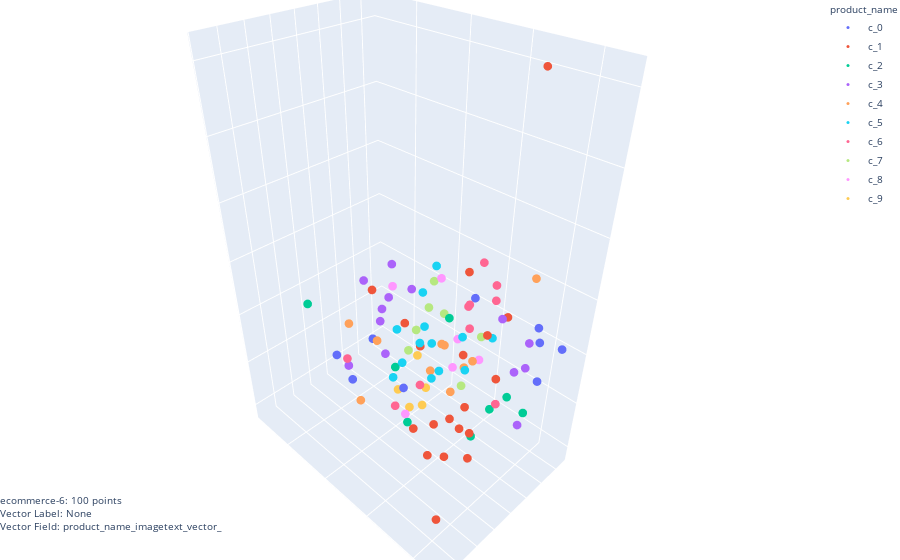

The notebook cell this image was saved under:
### Code cell
'''
If `cluster` specified, will override `colour_label` option and render cluster as legend
'''

dr = 'tsne'
cluster = 'kmedoids'

vector_label = "product_name"
vector_field = "product_name_imagetext_vector_"


client.projector.plot(
    dataset_id = dataset_id,
    vector_field = vector_field,
    number_of_points_to_render=100,
    
    ### Dimensionality reduction args
    dr = dr,
    dr_args = DIM_REDUCTION_DEFAULT_ARGS[ dr ], 

    ## Plot rendering args
    vector_label = None, 
    colour_label = vector_label,
    hover_label = [ vector_label, 'category' ],
    
    ### Cluster args
    cluster = cluster,
    cluster_args = {"n_clusters": 10, **CLUSTER_DEFAULT_ARGS[ cluster ]},
)

### Figure 1 — Plotly figure (JSON) as saved in the notebook; plotly's stock layout.template omitted (floating-point values rounded to 4 significant figures; data arrays with more than 128 entries replaced by an {"elided": "..."} marker saying what was removed)
{"data": [{"customdata": {"elided": "100x2 str values"}, "hovertemplate": "X: %{x}<br>Y: %{y}<br>product_name: %{customdata[0]}<br>category: %{customdata[1]}", "marker": {"size": 3, "symbol": "circle"}, "mode": "markers", "name": "c_0", "text": ["c_0", "c_0", "c_0", "c_0", "c_0", "c_0", "c_0", "c_0", "c_0"], "textposition": "top center", "type": "scatter3d", "x": [40.62, 23.55, 25.69, 44.99, -64.56, -28.9, -53.73, -55.01, -60.58], "y": [-55.67, -49.56, -14.44, -67.73, 41.58, 65.0, -14.47, 44.65, 63.04], "z": [-36.78, -1.995, -27.84, -16.31, -4.347, -4.532, 14.14, 17.38, 4.669]}, {"customdata": {"elided": "100x2 str values"}, "hovertemplate": "X: %{x}<br>Y: %{y}<br>product_name: %{customdata[0]}<br>category: %{customdata[1]}", "marker": {"size": 3, "symbol": "circle"}, "mode": "markers", "name": "c_1", "text": ["c_1", "c_1", "c_1", "c_1", "c_1", "c_1", "c_1", "c_1", "c_1", "c_1", "c_1", "c_1", "c_1", "c_1", "c_1", "c_1", "c_1", "c_1", "c_1"], "textposition": "top center", "type": "scatter3d", "x": [17.76, -9.786, 31.87, -17.43, -46.61, -46.57, 53.12, 33.57, 37.82, 60.27, -7.362, 2.034, -26.51, -7.979, 45.4, 49.87, -68.8, -34.52, 33.93], "y": [44.17, -86.28, 22.45, 10.82, 30.66, -16.39, 36.5, 38.36, 59.55, 29.67, 34.05, 21.53, -65.49, 44.27, 56.7, 44.01, 7.45, -54.83, 35.29], "z": [-37.62, 7.765, -34.29, -61.35, 207.4, 41.45, -38.04, -15.31, -34.66, -10.98, 32.49, 12.6, -24.45, -2.024, -1.718, -106.5, -1.146, -48.2, -56.71]}, {"customdata": {"elided": "100x2 str values"}, "hovertemplate": "X: %{x}<br>Y: %{y}<br>product_name: %{customdata[0]}<br>category: %{customdata[1]}", "marker": {"size": 3, "symbol": "circle"}, "mode": "markers", "name": "c_2", "text": ["c_2", "c_2", "c_2", "c_2", "c_2", "c_2", "c_2", "c_2"], "textposition": "top center", "type": "scatter3d", "x": [-31.87, -2.501, 0.1752, 3.686, 18.84, -13.02, -39.93, 34.23], "y": [55.25, -52.49, 32.38, 8.609, -137.3, 37.84, 34.06, -1.799], "z": [-45.63, -49.83, -64.07, 39.47, -18.6, -40.6, -49.73, -48.59]}, {"customdata": {"elided": "100x2 str values"}, "hovertemplate": "X: %{x}<br>Y: %{y}<br>product_name: %{customdata[0]}<br>category: %{customdata[1]}", "marker": {"size": 3, "symbol": "circle"}, "mode": "markers", "name": "c_3", "text": ["c_3", "c_3", "c_3", "c_3", "c_3", "c_3", "c_3", "c_3", "c_3", "c_3", "c_3", "c_3", "c_3"], "textposition": "top center", "type": "scatter3d", "x": [14.24, 10.4, -16.8, -36.53, -52.22, -5.227, 8.608, -3.192, -1.606, 15.28, -27.32, 2.594, 56.57], "y": [-41.11, -50.16, -48.09, 40.11, 14.04, 68.24, -54.79, 69.78, -53.94, -66.95, 55.44, -63.81, -39.36], "z": [36.72, -25.69, 24.6, -17.08, 10.14, -28.32, 15.52, 28.13, 52.23, 39.35, 26.11, -4.901, -1.43]}, {"customdata": {"elided": "100x2 str values"}, "hovertemplate": "X: %{x}<br>Y: %{y}<br>product_name: %{customdata[0]}<br>category: %{customdata[1]}", "marker": {"size": 3, "symbol": "circle"}, "mode": "markers", "name": "c_4", "text": ["c_4", "c_4", "c_4", "c_4", "c_4", "c_4", "c_4", "c_4", "c_4", "c_4"], "textposition": "top center", "type": "scatter3d", "x": [-18.7, -0.9936, -65.11, 46.79, -25.49, -8.82, 37.85, 0.9683, -22.64, 56.54], "y": [14.24, -12.14, 30.76, -48.41, -19.94, -8.347, -28.81, 10.63, 3.364, -27.95], "z": [-11.14, -26.38, 49.63, 26.68, -20.4, -1.886, 17.14, -31.7, -27.24, -28.37]}, {"customdata": {"elided": "100x2 str values"}, "hovertemplate": "X: %{x}<br>Y: %{y}<br>product_name: %{customdata[0]}<br>category: %{customdata[1]}", "marker": {"size": 3, "symbol": "circle"}, "mode": "markers", "name": "c_5", "text": ["c_5", "c_5", "c_5", "c_5", "c_5", "c_5", "c_5", "c_5", "c_5", "c_5", "c_5", "c_5", "c_5"], "textposition": "top center", "type": "scatter3d", "x": [42.69, 21.24, -25.59, 51.35, 29.74, 40.19, 56.41, 24.24, -41.18, 22.94, 46.16, 37.63, -49.26], "y": [-3.284, -2.481, 25.46, 1.474, 16.45, 19.33, 15.48, 41.47, -59.21, 36.78, 38.07, 24.18, -52.21], "z": [45.22, 20.8, 13.95, 10.87, 37.09, 59.19, 36.42, 25.8, 2.954, 50.59, 37.32, 15.88, 28.65]}, {"customdata": {"elided": "100x2 str values"}, "hovertemplate": "X: %{x}<br>Y: %{y}<br>product_name: %{customdata[0]}<br>category: %{customdata[1]}", "marker": {"size": 3, "symbol": "circle"}, "mode": "markers", "name": "c_6", "text": ["c_6", "c_6", "c_6", "c_6", "c_6", "c_6", "c_6", "c_6", "c_6", "c_6"], "textposition": "top center", "type": "scatter3d", "x": [-35.79, 71.89, 11.89, 28.85, -64.05, -28.83, -30.93, -53.77, -33.15, 49.3], "y": [18.42, -21.07, 59.78, 5.446, -28.92, 0.07491, -0.1987, 4.757, 6.987, 0.9589], "z": [38.68, 26.62, -1.226, -8.979, -7.588, 28.91, 4.869, 36.15, 67.44, -18.33]}, {"customdata": {"elided": "100x2 str values"}, "hovertemplate": "X: %{x}<br>Y: %{y}<br>product_name: %{customdata[0]}<br>category: %{customdata[1]}", "marker": {"size": 3, "symbol": "circle"}, "mode": "markers", "name": "c_7", "text": ["c_7", "c_7", "c_7", "c_7", "c_7", "c_7", "c_7"], "textposition": "top center", "type": "scatter3d", "x": [-14.92, -30.59, 5.272, -5.189, 13.54, -48.32, -9.499], "y": [-23.38, -25.95, 24.01, -18.97, -21.4, -1.581, -35.78], "z": [45.43, 5.214, -13.25, 28.89, -2.411, -14.5, -4.62]}, {"customdata": {"elided": "100x2 str values"}, "hovertemplate": "X: %{x}<br>Y: %{y}<br>product_name: %{customdata[0]}<br>category: %{customdata[1]}", "marker": {"size": 3, "symbol": "circle"}, "mode": "markers", "name": "c_8", "text": ["c_8", "c_8", "c_8", "c_8", "c_8", "c_8"], "textposition": "top center", "type": "scatter3d", "x": [25.65, -39.27, -2.282, -55.76, 75.96, -54.4], "y": [-24.82, -21.89, -5.227, -7.57, 37.9, -30.43], "z": [60.83, -54.16, 63.32, -47.29, 20.76, -37.62]}, {"customdata": {"elided": "100x2 str values"}, "hovertemplate": "X: %{x}<br>Y: %{y}<br>product_name: %{customdata[0]}<br>category: %{customdata[1]}", "marker": {"size": 3, "symbol": "circle"}, "mode": "markers", "name": "c_9", "text": ["c_9", "c_9", "c_9", "c_9", "c_9"], "textposition": "top center", "type": "scatter3d", "x": [8.511, -10.24, 15.05, 4.959, -9.944], "y": [-11.09, -24.97, -31.34, -28.57, -34.54], "z": [-55.9, -59.68, -48.49, -73.6, -30.43]}], "layout": {"legend": {"font": {"size": 10}, "itemwidth": 30, "title": {"font": {"size": 10}, "text": "product_name"}, "tracegroupgap": 1}, "margin": {"b": 0, "l": 0, "r": 0, "t": 0}, "scene": {"xaxis": {"showgrid": true, "showticklabels": false, "title": {"text": ""}, "zeroline": false}, "yaxis": {"showgrid": true, "showticklabels": false, "title": {"text": ""}, "zeroline": false}, "zaxis": {"showgrid": true, "showticklabels": false, "title": {"text": ""}, "zeroline": false}}, "title": {"font": {"size": 10}, "text": "ecommerce-6: 100 points<br>Vector Label: None<br>Vector Field: product_name_imagetext_vector_", "x": 0, "xanchor": "left", "y": 0.1, "yanchor": "bottom"}}}
